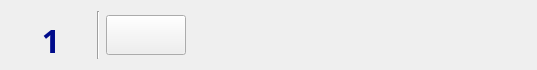
<?xml version="1.0" encoding="UTF-8"?>
<ui version="4.0">
 <class>widgetOutPut</class>
 <widget class="QWidget" name="widgetOutPut">
  <property name="geometry">
   <rect>
    <x>0</x>
    <y>0</y>
    <width>537</width>
    <height>70</height>
   </rect>
  </property>
  <property name="minimumSize">
   <size>
    <width>0</width>
    <height>60</height>
   </size>
  </property>
  <property name="windowTitle">
   <string>Form</string>
  </property>
  <layout class="QVBoxLayout" name="verticalLayout">
   <item>
    <layout class="QHBoxLayout" name="horizontalLayout">
     <item>
      <widget class="QLabel" name="lbl_out_num">
       <property name="minimumSize">
        <size>
         <width>80</width>
         <height>50</height>
        </size>
       </property>
       <property name="maximumSize">
        <size>
         <width>80</width>
         <height>40</height>
        </size>
       </property>
       <property name="font">
        <font>
         <family>Courier 10 Pitch</family>
         <pointsize>24</pointsize>
         <weight>75</weight>
         <bold>true</bold>
        </font>
       </property>
       <property name="styleSheet">
        <string notr="true">color: rgb(0, 11, 139);</string>
       </property>
       <property name="text">
        <string>1</string>
       </property>
       <property name="alignment">
        <set>Qt::AlignCenter</set>
       </property>
      </widget>
     </item>
     <item>
      <widget class="Line" name="line">
       <property name="orientation">
        <enum>Qt::Vertical</enum>
       </property>
      </widget>
     </item>
     <item>
      <widget class="ButtonBeR" name="btn_exec">
       <property name="minimumSize">
        <size>
         <width>80</width>
         <height>40</height>
        </size>
       </property>
       <property name="maximumSize">
        <size>
         <width>80</width>
         <height>40</height>
        </size>
       </property>
       <property name="checkable">
        <bool>true</bool>
       </property>
       <property name="bgIcon">
        <iconset resource="../../res/icons.qrc">
         <normaloff>:/icons/bt-blank.png</normaloff>
         <normalon>:/icons/bt-blank_pressed.png</normalon>:/icons/bt-blank.png</iconset>
       </property>
       <property name="bgIconSize">
        <size>
         <width>45</width>
         <height>45</height>
        </size>
       </property>
      </widget>
     </item>
     <item>
      <widget class="QLabel" name="lbl_Status">
       <property name="text">
        <string/>
       </property>
      </widget>
     </item>
    </layout>
   </item>
  </layout>
 </widget>
 <customwidgets>
  <customwidget>
   <class>ButtonBeR</class>
   <extends>QPushButton</extends>
   <header>buttonber.h</header>
  </customwidget>
 </customwidgets>
 <resources>
  <include location="../../res/icons.qrc"/>
 </resources>
 <connections/>
</ui>
